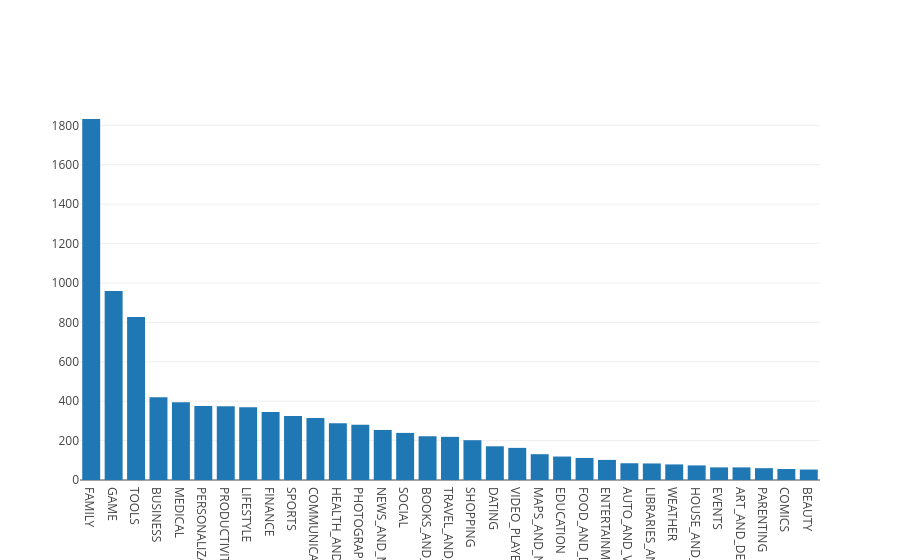

Notebook code for this chart:
### Markdown cell above
## 4. Exploring app categories
<p>With more than 1 billion active users in 190 countries around the world, Google Play continues to be an important distribution platform to build a global audience. For businesses to get their apps in front of users, it's important to make them more quickly and easily discoverable on Google Play. To improve the overall search experience, Google has introduced the concept of grouping apps into categories.</p>
<p>This brings us to the following questions:</p>
<ul>
<li>Which category has the highest share of (active) apps in the market? </li>
<li>Is any specific category dominating the market?</li>
<li>Which categories have the fewest number of apps?</li>
</ul>
<p>We will see that there are <code>33</code> unique app categories present in our dataset. <em>Family</em> and <em>Game</em> apps have the highest market prevalence. Interestingly, <em>Tools</em>, <em>Business</em> and <em>Medical</em> apps are also at the top.</p>

### Code cell
import plotly
plotly.offline.init_notebook_mode(connected=True)
import plotly.graph_objs as go

# Print the total number of unique categories
num_categories = pd.DataFrame(apps["Category"].unique()).iloc[:,0].value_counts().sum()
print('Number of categories = ', num_categories)

# Count the number of apps in each 'Category'. 
num_apps_in_category = apps["Category"].value_counts()

# Sort num_apps_in_category in descending order based on the count of apps in each category
sorted_num_apps_in_category = apps["Category"].value_counts().sort_values(ascending=False)

data = [go.Bar(
        x = num_apps_in_category.index, # index = category name
        y = num_apps_in_category.values, # value = count
)]

plotly.offline.iplot(data)

### Figure 1 — Plotly figure (JSON) as saved in the notebook; plotly's stock layout.template omitted (floating-point values rounded to 4 significant figures)
{"data": [{"type": "bar", "uid": "4722cd09-ab9b-4bad-8a1f-10545cc12548", "x": ["FAMILY", "GAME", "TOOLS", "BUSINESS", "MEDICAL", "PERSONALIZATION", "PRODUCTIVITY", "LIFESTYLE", "FINANCE", "SPORTS", "COMMUNICATION", "HEALTH_AND_FITNESS", "PHOTOGRAPHY", "NEWS_AND_MAGAZINES", "SOCIAL", "BOOKS_AND_REFERENCE", "TRAVEL_AND_LOCAL", "SHOPPING", "DATING", "VIDEO_PLAYERS", "MAPS_AND_NAVIGATION", "EDUCATION", "FOOD_AND_DRINK", "ENTERTAINMENT", "AUTO_AND_VEHICLES", "LIBRARIES_AND_DEMO", "WEATHER", "HOUSE_AND_HOME", "EVENTS", "ART_AND_DESIGN", "PARENTING", "COMICS", "BEAUTY"], "y": [1832, 959, 827, 420, 395, 376, 374, 369, 345, 325, 315, 288, 281, 254, 239, 222, 219, 202, 171, 163, 131, 119, 112, 102, 85, 84, 79, 74, 64, 64, 60, 56, 53]}], "layout": {"xaxis": {"autorange": true, "range": [-0.5, 32.5], "type": "category"}, "yaxis": {"autorange": true, "range": [0, 1928.0], "type": "linear"}}}
